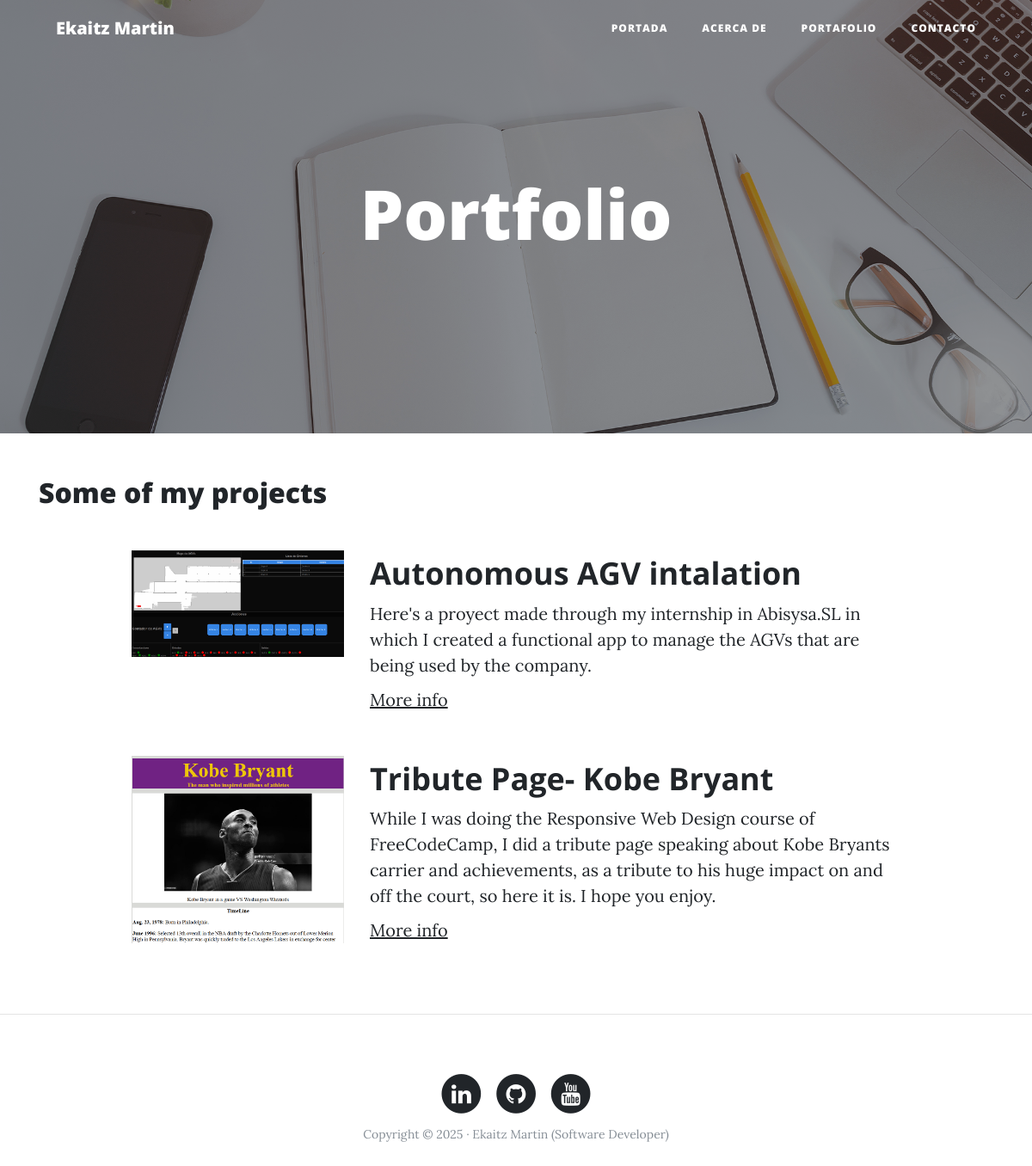
The page /portfolio/ on the database its author committed.
### portfolio/models.py (models this page shows, shortened)
class Project(models.Model):
    title = models.CharField(max_length= 200)
    description = models. TextField()
    image = models.ImageField(upload_to="projects")#le digo que cree la carpeta projects para que guarde las imgs
    created = models.DateTimeField(auto_now_add=True)#Este se ejecuta solo la primera vez(al crearse)
    updated = models.DateTimeField(auto_now= True)#Este se ejecuta cada vez que se actualiza una instancia
    url = models.URLField(blank=True, null=True)
    class Meta():#para añadir configuraciones extendidas
        ordering = ["-created"]#La lista es por si lo quiero ordenar en base a más cosas, con el signo de menos logro ordenarlo de más nuevo a más viejo

### portfolio/views.py (the view)
# urls.py: path("portfolio/", portfolio_views.portfolio, name="portfolio"),
def portfolio(request):
    projects = Project.objects.all()#Para listar todos los obejtos dentro del modelo Project
    return render(request, "portfolio/portfolio.html",{"projects":projects})

### portfolio/templates/portfolio/portfolio.html (shortened to what this page needs)
{% extends "core/base.html" %}
{% block background %}{% load static %}{% static 'core/img/portfolio-bg.jpg' %}{% endblock %}
{% block headers %}
    <h1>Portfolio</h1>
{% endblock %}
{% block content %}
<h2>Some of my projects</h2>
	{% for project in projects %}
		<div class="container">
				<div class="row project">
					<div class="col-lg-3 col-md-4 offset-lg-1">
						<img class="img-fluid" src=" {{project.image.url}} " alt="">
					</div>
					<div class="col-lg-7 col-md-8">
						<h2 class="section-heading title">{{project.title}}</h2>
					<p>{{project.description}}</p>
					{% if project.url %}
						<p><a href="{{project.url}}">More info</a></p>
					{% endif %}
					</div>
				</div>
		</div>
	{% endfor %}
{% endblock %}

### rows shown on the page
Project: image (picture), title "Autonomous AGV intalation", description "Here's a proyect made through my internship in Abisysa.SL in which I created a functional app to manage the AGVs that are being used by the company."
Project: image (picture), title "Tribute Page- Kobe Bryant", description "While I was doing the Responsive Web Design course of FreeCodeCamp, I did a tribute page speaking about Kobe Bryants carrier and achievements, as a tribute to his huge impact on and off the court, so here it is. I hope you enjoy."
